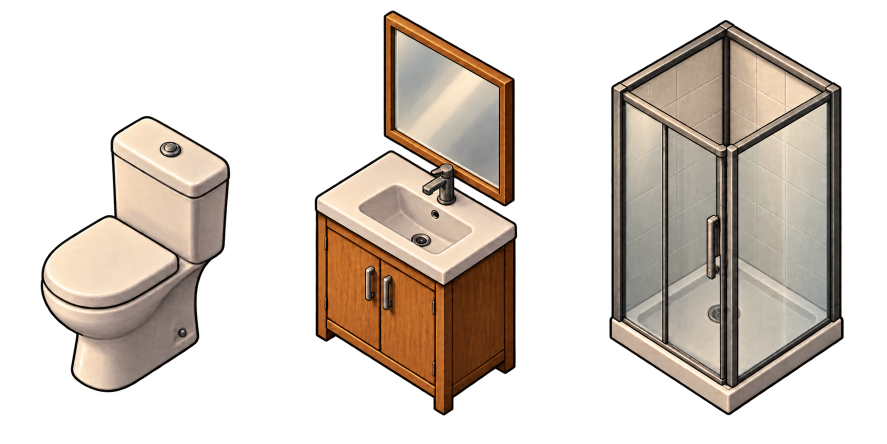
#> input picture tools/art/source/bathroom_fixtures/fixtures.png, 1774 x 887 px (shown at 1/2 size)
$ python split_bathroom_atlas.py
#> lines starting #> are read from the running program, lines starting #| are printed output that depends on the picture; after the words box and inside, x2 and y2 are one past the last pixel; in counts of white or black regions, pixels touching at a corner belong together
"""Split the transparent bathroom fixture atlas into runtime PNG sprites."""

from pathlib import Path

from PIL import Image


PROJECT = Path(__file__).resolve().parents[1]
SOURCE = PROJECT / "tools" / "art" / "source" / "bathroom_fixtures" / "fixtures.png"
OUTPUT = PROJECT / "assets" / "images"
REGIONS = {
    "bathroom_toilet": (0, 590),
    "bathroom_vanity": (590, 1180),
    "bathroom_shower": (1180, 1774),
}
PADDING = 8


def main() -> None:
    OUTPUT.mkdir(parents=True, exist_ok=True)
    with Image.open(SOURCE) as atlas:
#> atlas is the input picture: PIL image 1774x887 RGBA; mean R, G, B, A 67.9, 58.7, 50.5, 104.9
        if atlas.mode != "RGBA":
            raise ValueError(f"Expected alpha atlas: {SOURCE}")
        alpha = atlas.getchannel("A")
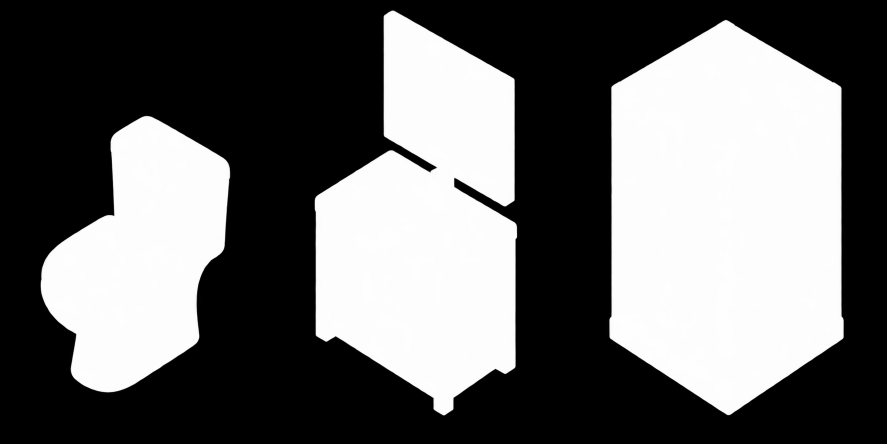
#> alpha: PIL image 1774x887 L (shown at 1/2 size); min 0, max 255, mean 104.9
        for name, (left, right) in REGIONS.items():
            mask = alpha.crop((left, 0, right, atlas.height)).point(
                lambda value: 255 if value >= 32 else 0
            )
            bounds = mask.getbbox()
            if bounds is None:
                raise ValueError(f"No visible sprite: {name}")
            x0, y0, x1, y1 = bounds
            crop = (
                max(0, left + x0 - PADDING),
                max(0, y0 - PADDING),
                min(atlas.width, left + x1 + PADDING),
                min(atlas.height, y1 + PADDING),
            )
            destination = OUTPUT / f"{name}.png"
            atlas.crop(crop).save(destination, optimize=True)
            print(f"{destination.name}: {destination.stat().st_size} bytes")
#> this loop made 1 pass
#> (x0, y0, x1, y1, crop) on pass 1: (81, 231, 461, 785, (73, 223, 469, 793))
#> pass 1, in main, `mask = alpha.crop((left, 0, right, atlas.height)).point( lambda value:..`:
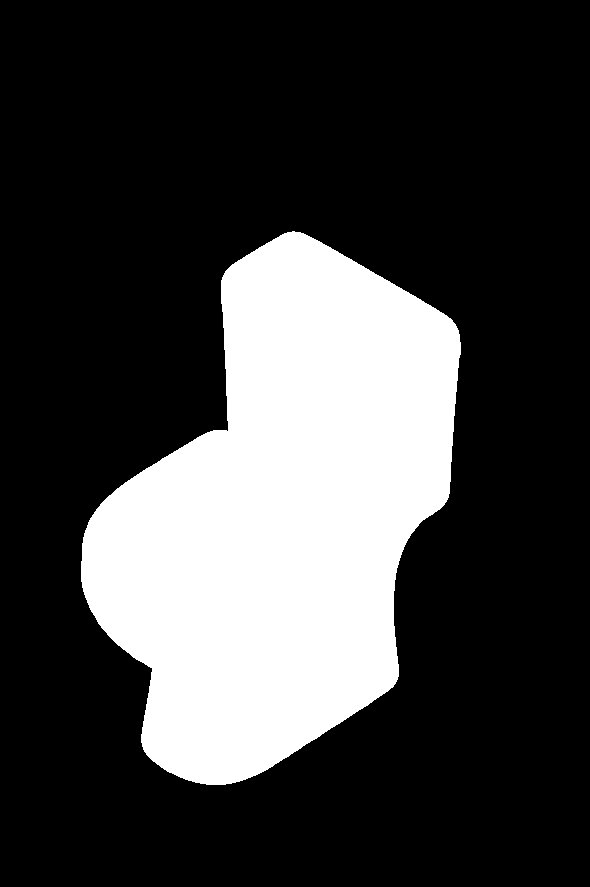
#> mask: PIL image 590x887 L; 25.2% white; 1 white region, box (x1, y1, x2, y2) and area: (81, 231, 461, 785) 131767
#> pass 1, in main, `atlas.crop(crop).save(destination, optimize=True)`:
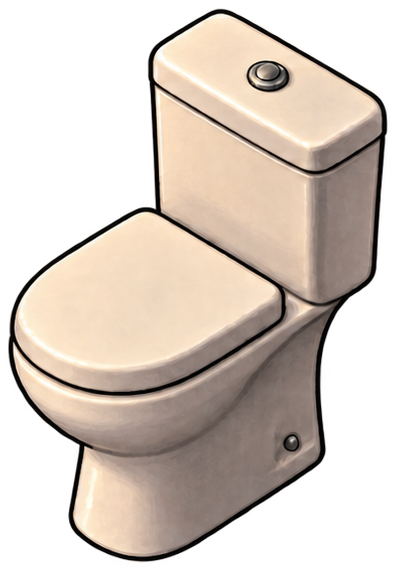
#> saved as bathroom_toilet.png: PIL image 396x570 RGBA; mean R, G, B, A 109.4, 97.9, 88, 146.7; transparent parts drawn white


if __name__ == "__main__":
#> (the run stopped early here; a loop or call above may not have finished)
